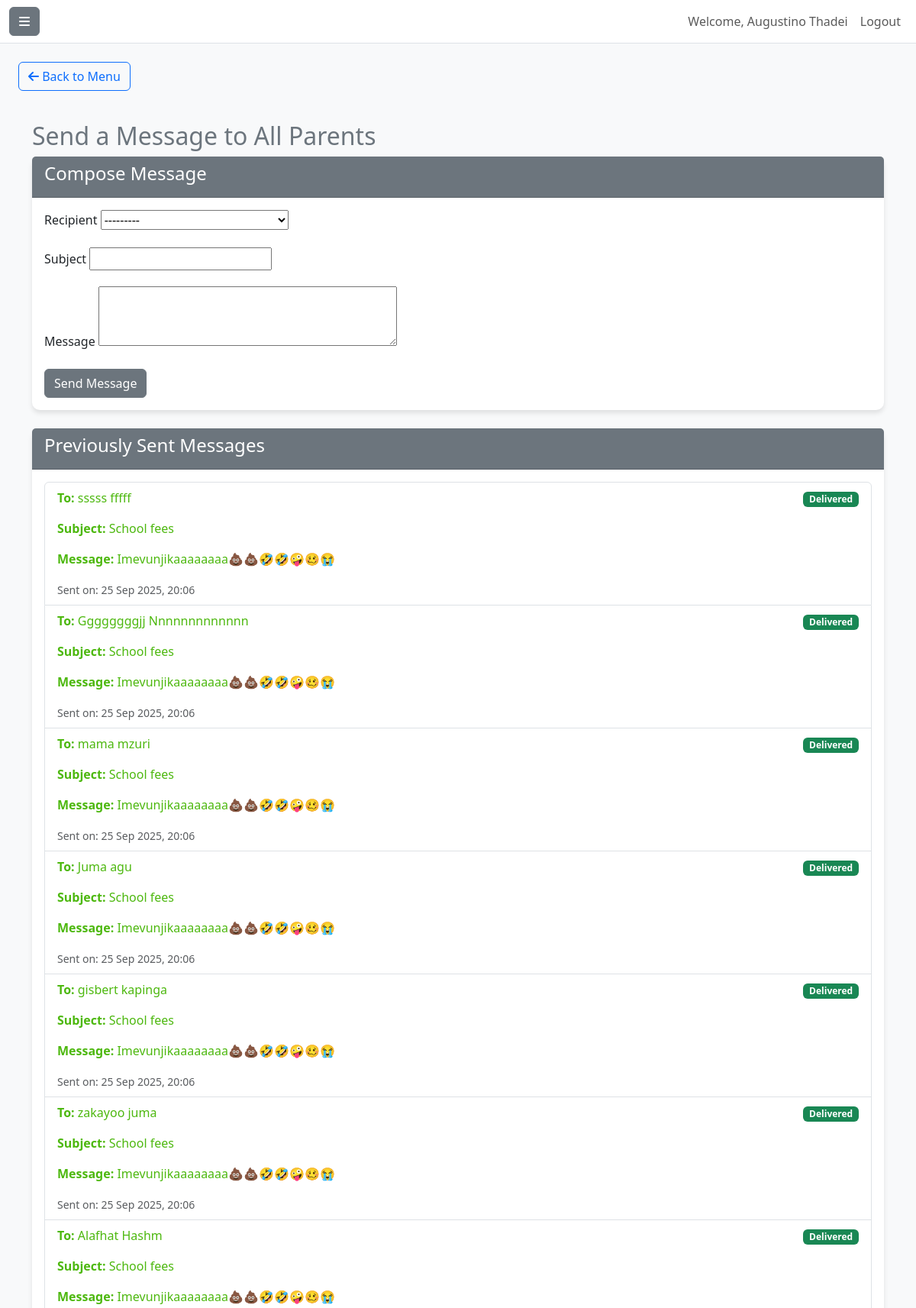
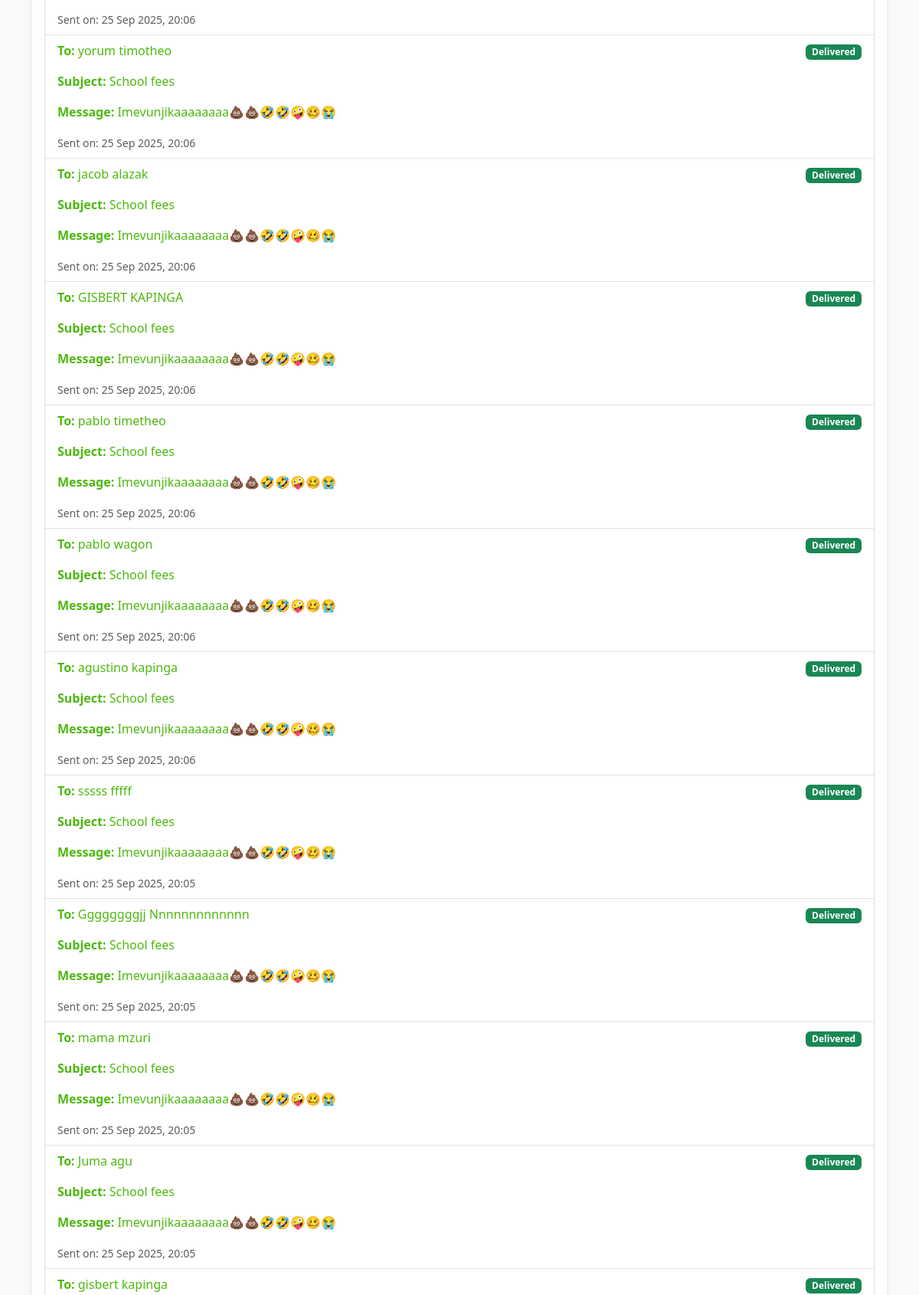
Screenshot of /secondary_dashboard/messages/ (signed in, upper part) with the database file from the repository (2 pictures, top to bottom).
### accounts/models.py (models this page shows, shortened)
class Teacher(AbstractUser):
    GENDER_CHOICES = [
        ('M', 'Male'),
        ('F', 'Female'),
        ('O', 'Other'),
    ]
    SCHOOL_LEVEL_CHOICES = [
    ('primary', 'Primary School'),
    ('secondary', 'Secondary School'),
]
    phone_regex = RegexValidator(
        regex=r'^\+?255\d{9}$',
        message="Phone number must be entered in the format: '+255xxxxxxxxx'."
    )
    tsc_number = models.CharField(
        max_length=20,
        unique=True,
        verbose_name="TSC Number",
        null=True,
        blank=True
    )
    gender = models.CharField(
        max_length=1,
        choices=GENDER_CHOICES,
        null=True,
        blank=True
    )
    date_of_birth = models.DateField(null=True, blank=True)
    phone_number = models.CharField(
        validators=[phone_regex],
        max_length=13,
        null=True,
        blank=True
    )
    qualification = models.CharField(max_length=100, null=True, blank=True)  # Highest academic qualification
    subjects_taught = models.CharField(max_length=200, null=True, blank=True)  # Subjects separated by commas
    current_school = models.CharField(max_length=150, null=True, blank=True)  # Current school name
    school_level = models.CharField(
        max_length=10,
        choices=SCHOOL_LEVEL_CHOICES,
        null=True,
        blank=True
    )
    district = models.CharField(max_length=100, null=True, blank=True)  # District of the school
    region = models.CharField(max_length=100, null=True, blank=True)  # Region of the school
    profile_picture = models.ImageField(
        upload_to='teacher_profiles/',  # Files will be uploaded to MEDIA_ROOT/teacher_profiles/
        blank=True,
        null=True
    )
    registration_date = models.DateTimeField(auto_now_add=True)
    is_verified = models.BooleanField(default=False)
    class Meta:
        verbose_name = "Teacher"  # Singular name in admin
        verbose_name_plural = "Teachers"  # Plural name in admin

### secondary_dashboard/models.py (models this page shows, shortened)
class Message(models.Model):
    sender = models.ForeignKey(settings.AUTH_USER_MODEL, on_delete=models.CASCADE, related_name='secondary_sent_messages')
    recipient = models.ForeignKey(Parent, on_delete=models.CASCADE, related_name='secondary_received_messages')
    subject = models.CharField(max_length=100)
    message = models.TextField()
    timestamp = models.DateTimeField(auto_now_add=True)
    is_read = models.BooleanField(default=False)
    is_delivered = models.BooleanField(default=False)

class Parent(models.Model):
    user = models.OneToOneField(settings.AUTH_USER_MODEL, on_delete=models.SET_NULL, null=True, blank=True, related_name='parent_profile')
    first_name = models.CharField(max_length=50)
    middle_name = models.CharField(max_length=50, blank=True)
    last_name = models.CharField(max_length=50)
    phone = models.CharField(max_length=15, unique=True) # Phone should be unique
    email = models.EmailField(blank=True)
    occupation = models.CharField(max_length=100, blank=True)
    def __str__(self):
        return f"{self.first_name} {self.last_name}"

### secondary_dashboard/views.py (the view, shortened to what this page needs)
# urls.py: path('messages/', views.MessageView.as_view(), name='messages'),
class MessageView(LoginRequiredMixin, CreateView):
    model = Message
    form_class = forms.MessageForm
    template_name = 'secondary_dashboard/message.html'
    success_url = reverse_lazy('secondary_dashboard:messages')
    def get_context_data(self, **kwargs):
        context = super().get_context_data(**kwargs)
        context['sent_messages'] = Message.objects.filter(sender=self.request.user).order_by('-timestamp')
        return context

### secondary_dashboard/forms.py
class MessageForm(forms.ModelForm):
    class Meta:
        model = Message
        fields = ['recipient', 'subject', 'message']
        widgets = {
            'message': forms.Textarea(attrs={'rows': 3}),
        }

### primary_dashboard/context_processors.py (called while the page is built)
def classes_context(request):
    classes = Class.objects.all()
    return {'classes': classes}

def teacher_context(request):
    teachers = User.objects.filter(groups__name='Teachers')
    total_teachers = teachers.count()
    return {
        'teachers': teachers,
        'total_teachers': total_teachers
    }

def unread_notifications(request):
    if not request.user.is_authenticated:
        return {'unread_notifications': 0, 'primary_unread': 0, 'secondary_unread': 0}
    try:
        from .models import Notification as PrimaryNotification
        from secondary_dashboard.models import Notification as SecondaryNotification
        primary_unread = PrimaryNotification.objects.filter(is_active=True).exclude(read_by=request.user).count()
        secondary_unread = SecondaryNotification.objects.filter(is_active=True).exclude(read_by=request.user).count()
        total = primary_unread + secondary_unread
    except Exception:
        primary_unread = 0
        secondary_unread = 0
        total = 0
    return {
        'unread_notifications': total,
        'primary_unread': primary_unread,
        'secondary_unread': secondary_unread,
    }

### secondary_dashboard/context_processors.py (called while the page is built)
def secondary_teachers(request):
    teachers = Teacher.objects.filter(school_level='secondary').order_by('first_name', 'last_name')
    return {'secondary_teachers': teachers}

### secondary_dashboard/templates/secondary_dashboard/message.html (shortened to what this page needs)
{% extends 'secondary_dashboard/base.html' %}
{% block content %}
<div class="container mt-4">
    <h2 class="text-secondary">Send a Message to All Parents</h2>
    <div class="card mb-4 border-secondary">
        <div class="card-header bg-secondary text-white">
            <h4>Compose Message</h4>
         </div>
        <div class="card-body">
            <form method="post">
                <div class="mb-3">
                    <label for="{{ form.recipient.id_for_label }}" class="form-label">{{ form.recipient.label }}</label>
                    {{ form.recipient }}
                </div>
                <div class="mb-3">
                    <label for="{{ form.subject.id_for_label }}" class="form-label">{{ form.subject.label }}</label>
                    {{ form.subject }}
                </div>
                <div class="mb-3">
                    <label for="{{ form.message.id_for_label }}" class="form-label">{{ form.message.label }}</label>
                    {{ form.message }}
                </div>
                <button type="submit" class="btn btn-secondary">Send Message</button>
            </form>
        </div>
    </div>
    <div class="card border-secondary">
        <div class="card-header bg-secondary text-white">
            <h4>Previously Sent Messages</h4>
        </div>
        <div class="card-body">
            <ul class="list-group">
                {% for message in sent_messages %}
                    <li class="list-group-item">
                        <div class="d-flex justify-content-between align-items-start">
                            <div>
                                <p><strong>To:</strong> {{ message.recipient.first_name }} {{ message.recipient.last_name }}</p>
                                {% if message.subject %}
                                <p><strong>Subject:</strong> {{ message.subject }}</p>
                                {% endif %}
                                <p><strong>Message:</strong> {{ message.message }}</p>
                                <small class="text-muted">Sent on: {{ message.timestamp|date:"d M Y, H:i" }}</small>
                            </div>
                            <div>
                                <span class="badge bg-success">Delivered</span>
                            </div>
                        </div>
                    </li>
                {% empty %}
                    <li class="list-group-item">You have not sent any messages yet.</li>
                {% endfor %}
            </ul>
        </div>
    </div>
    {% block back_to_menu %}
    <a href="{% url 'secondary_dashboard:dashboard' %}" class="btn btn-outline-primary mb-3"><i class="fas fa-arrow-left"></i> Back to Menu</a>
    {% endblock %}
</div>
{% endblock %}

### secondary_dashboard/templates/secondary_dashboard/base.html (shortened to what this page needs)
{% load static %}
<!DOCTYPE html>
<html lang="en">
<head>
    <link href="https://cdn.jsdelivr.net/npm/bootstrap@5.3.0/dist/css/bootstrap.min.css" rel="stylesheet">
    <link rel="stylesheet" href="https://cdnjs.cloudflare.com/ajax/libs/font-awesome/6.4.0/css/all.min.css">
    <link rel="stylesheet" href="{% static 'base/secondary_dashboard_base.css' %}">
    <link rel="stylesheet" href="{% static 'secondary_dashboard/dashboard.css' %}">
</head>
<body>
    <div class="d-flex" id="wrapper">
        <div id="page-content-wrapper">
            <nav class="navbar navbar-expand-lg navbar-light bg-white border-bottom">
                <div class="container-fluid">
                    <button class="btn btn-secondary" id="menu-toggle">
                        <i class="fas fa-bars"></i>
                    </button>
                    <div class="navbar-nav ms-auto">
                        <span class="nav-item nav-link">Welcome, {{ request.user.get_full_name|default:request.user.username }}</span>
                        <a class="nav-item nav-link" href="{% url 'accounts:teacher_login' %}">Logout</a>
                    </div>
                </div>
            </nav>
            <div class="container-fluid px-4 py-4">
                {% block back_to_menu %}
                {% endblock %}
                {% block content %}
                {% endblock %}
            </div>
        </div>
    </div>
</body>
</html>

### base/static/base/secondary_dashboard_base.css (style rules this page uses)
body { background-color: #f8f9fa; }
#page-content-wrapper { min-width: 100vw; }
@media (min-width: 768px) { #page-content-wrapper { min-width: 0; width: 100%; } }
.card { border: none; border-radius: 10px; box-shadow: 0 4px 6px rgba(0, 0, 0, 0.1); transition: transform 0.3s ease; }
.btn-secondary { background-color: #6c757d; border-color: #6c757d; }
.bg-secondary { background-color: #6c757d !important; }
.text-secondary { color: #6c757d !important; }
.border-secondary { border-color: #6c757d !important; }

### secondary_dashboard/static/secondary_dashboard/dashboard.css (style rules this page uses)
p, h1 { color: hwb(98 6% 28%) !important; }

### rows the page displays
Teacher: user.get_full_name "Augustino Thadei"
Message: recipient.first_name "sssss", recipient.last_name "fffff", subject "School fees", message "Imevunjikaaaaaaaa💩💩🤣🤣🤪🥴😭", timestamp "25 Sep 2025, 20:06"
Message: recipient.first_name "Ggggggggjj", recipient.last_name "Nnnnnnnnnnnnn", subject "School fees", message "Imevunjikaaaaaaaa💩💩🤣🤣🤪🥴😭", timestamp "25 Sep 2025, 20:06"
Message: recipient.first_name "mama", recipient.last_name "mzuri", subject "School fees", message "Imevunjikaaaaaaaa💩💩🤣🤣🤪🥴😭", timestamp "25 Sep 2025, 20:06"
Message: recipient.first_name "Juma", recipient.last_name "agu", subject "School fees", message "Imevunjikaaaaaaaa💩💩🤣🤣🤪🥴😭", timestamp "25 Sep 2025, 20:06"
Message: recipient.first_name "gisbert", recipient.last_name "kapinga", subject "School fees", message "Imevunjikaaaaaaaa💩💩🤣🤣🤪🥴😭", timestamp "25 Sep 2025, 20:06"
Message: recipient.first_name "zakayoo", recipient.last_name "juma", subject "School fees", message "Imevunjikaaaaaaaa💩💩🤣🤣🤪🥴😭", timestamp "25 Sep 2025, 20:06"
Message: recipient.first_name "Alafhat", recipient.last_name "Hashm", subject "School fees", message "Imevunjikaaaaaaaa💩💩🤣🤣🤪🥴😭", timestamp "25 Sep 2025, 20:06"
Message: recipient.first_name "yorum", recipient.last_name "timotheo", subject "School fees", message "Imevunjikaaaaaaaa💩💩🤣🤣🤪🥴😭", timestamp "25 Sep 2025, 20:06"
Message: recipient.first_name "jacob", recipient.last_name "alazak", subject "School fees", message "Imevunjikaaaaaaaa💩💩🤣🤣🤪🥴😭", timestamp "25 Sep 2025, 20:06"
Message: recipient.first_name "GISBERT", recipient.last_name "KAPINGA", subject "School fees", message "Imevunjikaaaaaaaa💩💩🤣🤣🤪🥴😭", timestamp "25 Sep 2025, 20:06"
Message: recipient.first_name "pablo", recipient.last_name "timetheo", subject "School fees", message "Imevunjikaaaaaaaa💩💩🤣🤣🤪🥴😭", timestamp "25 Sep 2025, 20:06"
Message: recipient.first_name "pablo", recipient.last_name "wagon", subject "School fees", message "Imevunjikaaaaaaaa💩💩🤣🤣🤪🥴😭", timestamp "25 Sep 2025, 20:06"
Message: recipient.first_name "agustino", recipient.last_name "kapinga", subject "School fees", message "Imevunjikaaaaaaaa💩💩🤣🤣🤪🥴😭", timestamp "25 Sep 2025, 20:06"
Message: recipient.first_name "sssss", recipient.last_name "fffff", subject "School fees", message "Imevunjikaaaaaaaa💩💩🤣🤣🤪🥴😭", timestamp "25 Sep 2025, 20:05"
Message: recipient.first_name "Ggggggggjj", recipient.last_name "Nnnnnnnnnnnnn", subject "School fees", message "Imevunjikaaaaaaaa💩💩🤣🤣🤪🥴😭", timestamp "25 Sep 2025, 20:05"
Message: recipient.first_name "mama", recipient.last_name "mzuri", subject "School fees", message "Imevunjikaaaaaaaa💩💩🤣🤣🤪🥴😭", timestamp "25 Sep 2025, 20:05"
Message: recipient.first_name "Juma", recipient.last_name "agu", subject "School fees", message "Imevunjikaaaaaaaa💩💩🤣🤣🤪🥴😭", timestamp "25 Sep 2025, 20:05"
Message: recipient.first_name "gisbert", recipient.last_name "kapinga"
